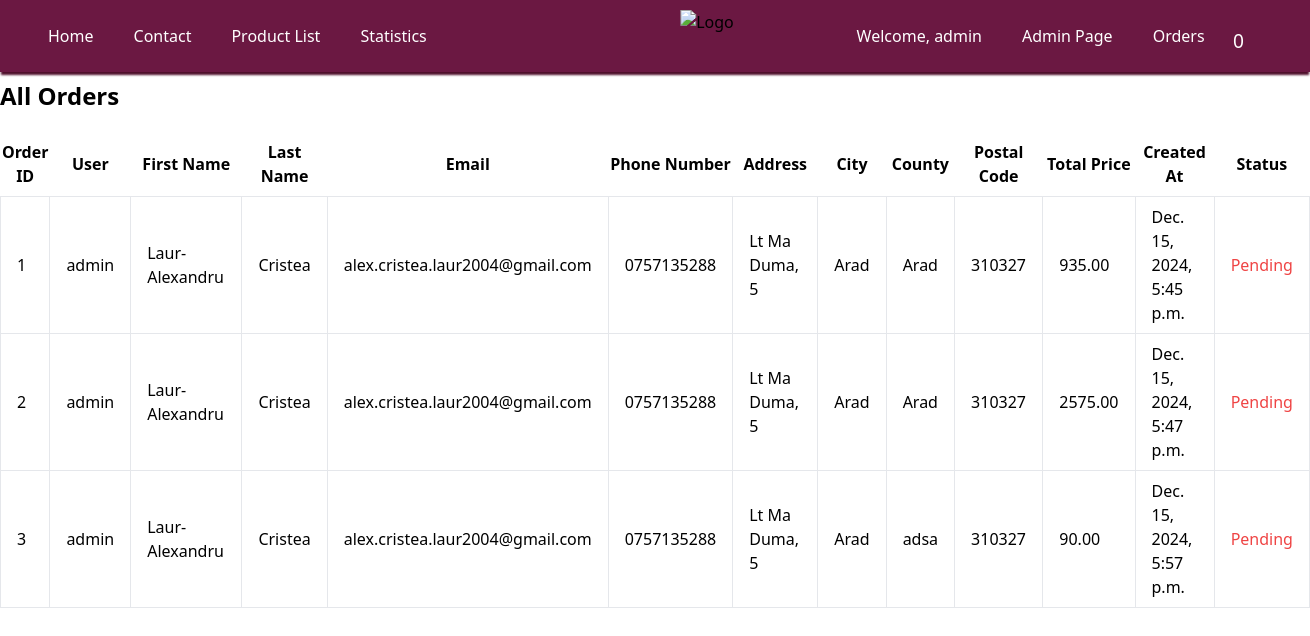
/orders/ (signed in), run on an earlier commit of the app's database.
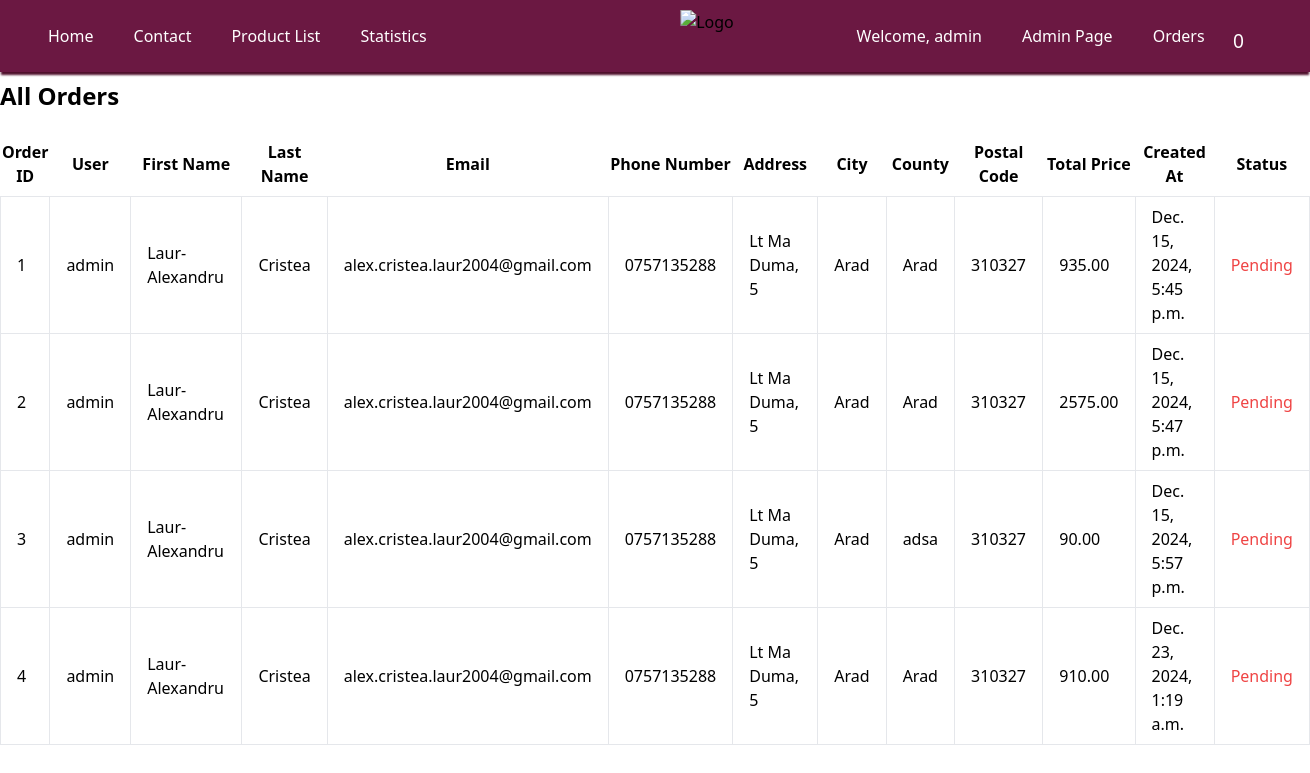
And on a later commit of the database.
### my_app/models.py (models this page shows, shortened)
class Order(models.Model):
    user = models.ForeignKey(User, on_delete=models.CASCADE)
    created_at = models.DateTimeField(default=timezone.now)
    first_name = models.CharField(max_length=30,default='')
    last_name = models.CharField(max_length=30,default='')
    email = models.EmailField(max_length=254, default='')
    phone_number = models.CharField(max_length=15, default='')
    address = models.CharField(max_length=255 , null=True)
    city = models.CharField(max_length=100, null=True)
    county = models.CharField(max_length=100, default='')
    postal_code = models.CharField(max_length=6, null=True)
    total_price = models.DecimalField(max_digits=10, decimal_places=2)
    status = models.CharField(max_length=20, default='Pending')

### my_app/views.py (the view)
# urls.py: path('orders/', views.orders, name='orders'),
@staff_member_required
def orders(request):
    orders = Order.objects.all()
    return render(request, 'my_app/orders.html', {'orders': orders})

### my_app/context_processors.py (called while the page is built)
def cart_item_count(request):
    if request.user.is_authenticated:
        cart_items = CartItem.objects.filter(cart__user=request.user)
        return {'cart_item_count': cart_items.count()}
    return {'cart_item_count': 0}

### templates/my_app/orders.html (shortened to what this page needs)
<!DOCTYPE html>
<html lang="en">
<head>
    <link href="https://cdn.jsdelivr.net/npm/tailwindcss@2.2.19/dist/tailwind.min.css" rel="stylesheet">
</head>
<body>
    {% include 'my_app/header.html' %}
    <div class=" mx-auto content">
        <h1 class="text-2xl font-bold mb-5">All Orders</h1>
        <table class="min-w-full bg-white">
            <thead>
                <tr>
                    <th class="py-2 cursor-pointer" id="order-id-header">Order ID</th>
                    <th class="py-2">User</th>
                    <th class="py-2">First Name</th>
                    <th class="py-2">Last Name</th>
                    <th class="py-2">Email</th>
                    <th class="py-2">Phone Number</th>
                    <th class="py-2">Address</th>
                    <th class="py-2">City</th>
                    <th class="py-2">County</th>
                    <th class="py-2">Postal Code</th>
                    <th class="py-2 cursor-pointer" id="total-price-header">Total Price</th>
                    <th class="py-2">Created At</th>
                    <th class="py-2 cursor-pointer" id="status-header">Status</th>
                </tr>
            </thead>
            <tbody id="orders-body">
                {% for order in orders %}
                <tr>
                    <td class="border px-4 py-2 order-id cursor-pointer" data-order-id="{{ order.id }}">{{ order.id }}</td>
                    <td class="border px-4 py-2">{{ order.user.username }}</td>
                    <td class="border px-4 py-2">{{ order.first_name }}</td>
                    <td class="border px-4 py-2">{{ order.last_name }}</td>
                    <td class="border px-4 py-2">{{ order.email }}</td>
                    <td class="border px-4 py-2">{{ order.phone_number }}</td>
                    <td class="border px-4 py-2">{{ order.address }}</td>
                    <td class="border px-4 py-2">{{ order.city }}</td>
                    <td class="border px-4 py-2">{{ order.county }}</td>
                    <td class="border px-4 py-2">{{ order.postal_code }}</td>
                    <td class="border px-4 py-2">{{ order.total_price }}</td>
                    <td class="border px-4 py-2">{{ order.created_at }}</td>
                    <td class="border px-4 py-2 {% if order.status == 'Pending' %}text-red-500{% elif order.status == 'Done' %}text-green-500{% endif %}">{{ order.status }}</td>
                </tr>
                {% endfor %}
            </tbody>
        </table>
    </div>
</body>
</html>

### templates/my_app/header.html (shortened to what this page needs)
{% load static %}
    <header class="header">
        <div class="links">
            <nav class="flex items-center justify-between relative">
                <div class="hidden lg:flex lg:items-center lg:space-x-10 lg:-ml-20">
                    <a href="/home" title="" class="headerlinks"> Home </a>
                    <a href="/home/contact" title="" class="headerlinks"> Contact </a>
                    <a href="/home/product_list" title="" class="headerlinks"> Product List </a>
                    {% if user.is_staff %}
                        <a href="/home/statistics" title="" class="headerlinks"> Statistics </a>
                    {% endif %}
                </div>
                <div class="absolute left-1/2 transform -translate-x-1/2">
                    <a>
                        <img class="imageheadersize" src="{% static 'images/logo.png' %}" alt="Logo" />
                    </a>
                </div>
                <div class="hidden lg:flex lg:items-center lg:space-x-10 lg:-mr-20">
                    {% if user.is_authenticated %}
                    <a href="{% url 'profile_view' %}" title="" class="headerlinks">
                        <span class="headerlinks">Welcome, {{ user.username }}</span>
                    </a>
                        {% if user.is_staff %}
                            <a href="/admin" title="" class="headerlinks">Admin Page</a>
                            <a href="/orders/" title="" class="headerlinks"> Orders </a>
                        {% endif %}
                        <a href="{% url 'cart_view' %}" class="headerlinks cart-link">
                            <span class="cartlogo"><span class="cart-count">{{ cart_item_count }}</span></span>
                        </a>
                    {% else %}
                        <a href="{% url 'login' %}?next={{ request.path }}" title="" class="headerlinks"> Log in </a>
                        <a href="{% url 'signup' %}?next={{ request.path }}" title="" class="headerlinks"> Sign up </a>
                    {% endif %}
                </div>
            </nav>
        </div>
    </header>

### templates/my_app/orders.html (style rules this page uses)
.content { margin-top: 5rem; }

What changed in the data, as far as the page shows it:
added Order: id "4", user.username "admin", first_name "Laur-Alexandru", last_name "Cristea", email "alex.cristea.laur2004@gmail.com", phone_number "0757135288", address "Lt Ma Duma, 5", city "Arad", county "Arad", postal_code "310327", total_price "910.00", created_at "Dec. 23, 2024, 1:19 a.m.", status "Pending"
